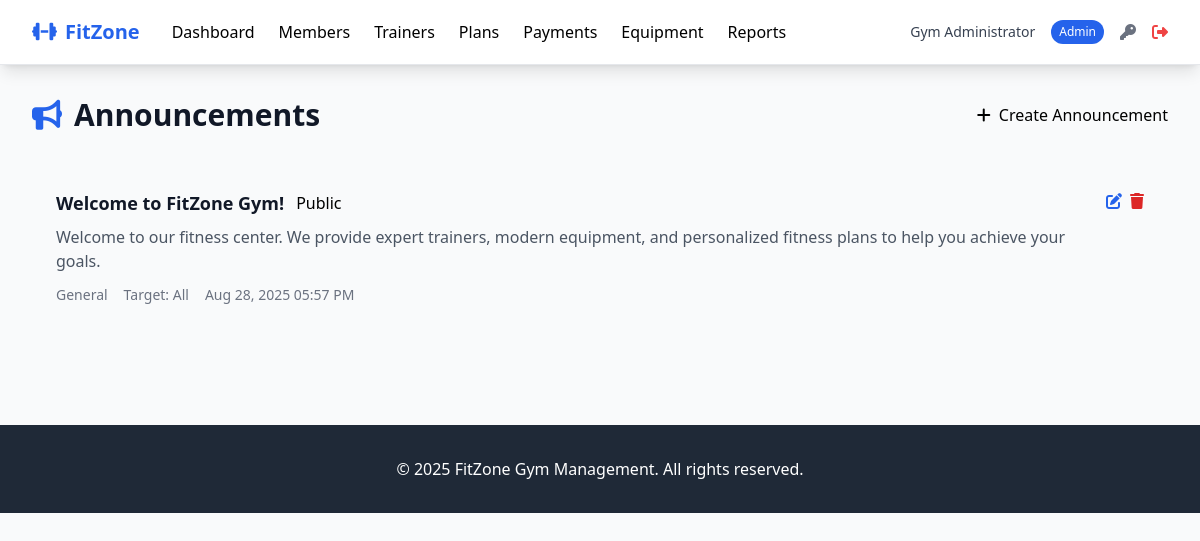
The page /admin/announcements (signed in) on the database as committed earlier.
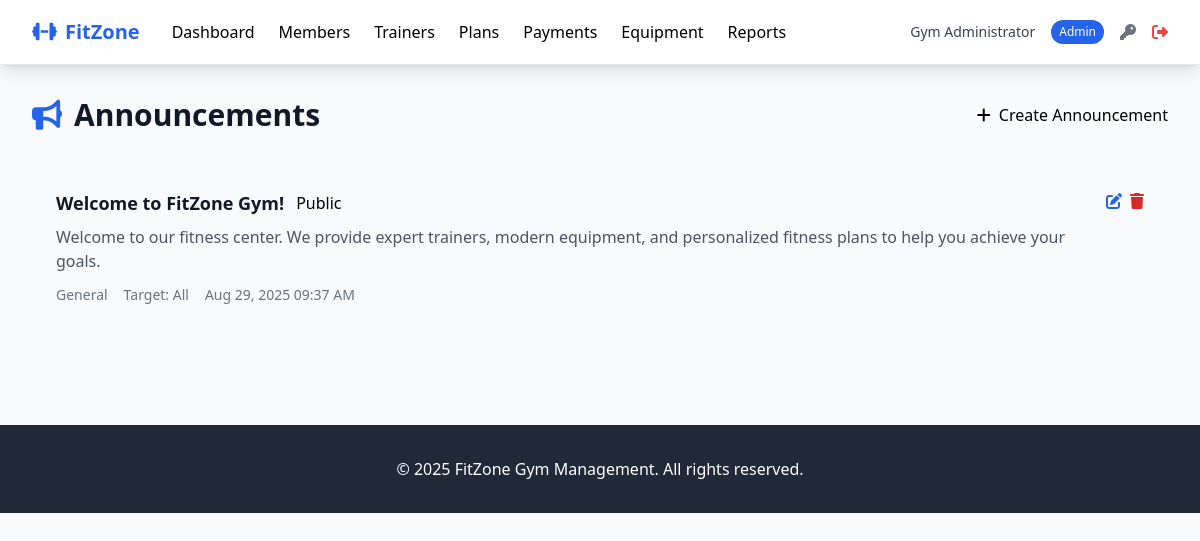
The same page on the database as committed later.
### tables this page shows
CREATE TABLE announcements (
            id INTEGER PRIMARY KEY AUTOINCREMENT,
            title TEXT NOT NULL,
            content TEXT NOT NULL,
            announcement_type TEXT CHECK (announcement_type IN ('general', 'maintenance', 'event', 'offer')),
            target_audience TEXT CHECK (target_audience IN ('all', 'members', 'trainers')),
            is_public BOOLEAN DEFAULT 0,
            is_active BOOLEAN DEFAULT 1,
            start_date DATE,
            end_date DATE,
            created_by INTEGER, -- admin user_id
            created_at TIMESTAMP DEFAULT CURRENT_TIMESTAMP,
            FOREIGN KEY (created_by) REFERENCES users (id)
        );

### routes/admin.py (the view)
@admin_bp.route('/announcements')
@admin_required
def announcements():
    announcements = Announcement.get_all()
    return render_template('admin/announcements.html', announcements=announcements)

### models/announcement.py (called while the page is built)
    @classmethod
    def get_all(cls):
        db_path = current_app.config.get('DATABASE_PATH', 'gym_management.db')
        query = '''SELECT * FROM announcements ORDER BY id DESC'''
        results = execute_query(query, fetch=True)
        announcements = []
        for row in results:
            announcements.append(cls(
                id=row[0], title=row[1], content=row[2], announcement_type=row[3],
                target_audience=row[4], is_public=bool(row[5]), is_active=bool(row[6]),
                start_date=row[7], end_date=row[8], created_by=row[9], created_at=row[10]
            ))
        return announcements

### models/database.py (called while the page is built)
def get_db_connection(db_path='gym_management.db'):
    conn = sqlite3.connect(db_path)
    conn.row_factory = sqlite3.Row
    conn.execute("PRAGMA foreign_keys = ON")
    return conn

### templates/admin/announcements.html (shortened to what this page needs)
{% extends "base.html" %}
{% block content %}
<div class="flex justify-between items-center mb-8">
    <h1 class="text-3xl font-bold text-gray-900">
        <i class="fas fa-bullhorn mr-3 text-primary"></i>Announcements
    </h1>
    <a href="{{ url_for('admin.add_announcement') }}" class="btn btn-primary">
        <i class="fas fa-plus mr-2"></i>Create Announcement
    </a>
</div>
<div class="card">
    <div class="card-body p-0">
        {% if announcements %}
        <div class="divide-y divide-gray-200">
            {% for announcement in announcements %}
            <div class="p-6 hover:bg-gray-50">
                <div class="flex justify-between items-start">
                    <div class="flex-1">
                        <div class="flex items-center mb-2">
                            <h3 class="text-lg font-semibold text-gray-900 mr-3">{{ announcement.title }}</h3>
                            <span class="badge badge-{{ 'success' if announcement.is_public else 'info' }}">
                                {{ 'Public' if announcement.is_public else 'Private' }}
                            </span>
                        </div>
                        <p class="text-gray-600 mb-3">{{ announcement.content }}</p>
                        <div class="flex items-center space-x-4 text-sm text-gray-500">
                            <span class="badge badge-info">{{ announcement.announcement_type|title }}</span>
                            <span>Target: {{ announcement.target_audience|title }}</span>
                            <span>{{ announcement.created_at|datetimeformat }}</span>
                        </div>
                    </div>
                    <div class="flex space-x-2">
                        <button class="text-primary hover:text-blue-700" title="Edit">
                            <i class="fas fa-edit"></i>
                        </button>
                        <button class="text-danger hover:text-red-700" title="Delete">
                            <i class="fas fa-trash"></i>
                        </button>
                    </div>
                </div>
            </div>
            {% endfor %}
        </div>
        {% endif %}
    </div>
</div>
{% endblock %}

Rows that differ between the two databases and show on the page:
changed announcements "Welcome to FitZone Gym!": created_at "Aug 28, 2025 05:57 PM" → "Aug 29, 2025 09:37 AM"
